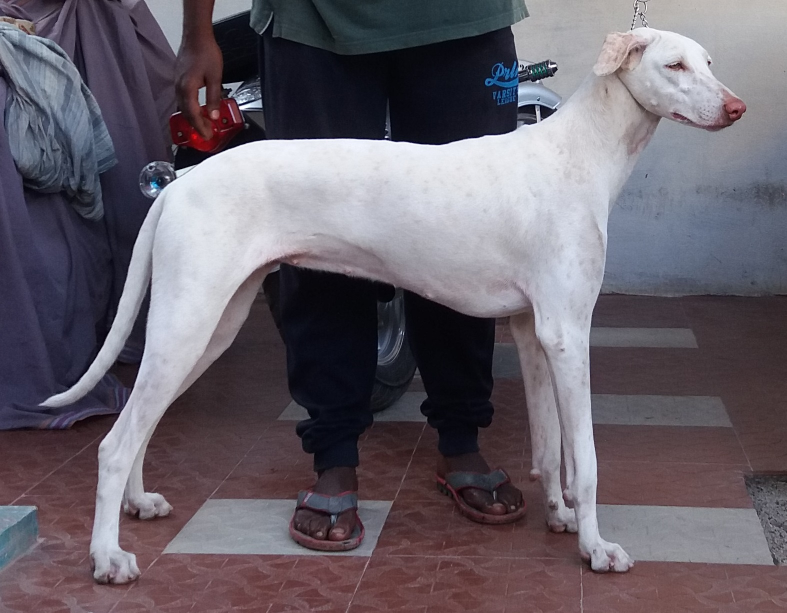
#> input picture images/%282%29%20Isha%20female%20rajapalayam.jpg, 1573 x 1225 px (shown at 1/2 size); its folder holds only this picture in this run
$ jupyter execute --allow-errors projetM.ipynb   (shell and % lines are left out)
#> lines starting #> are read from the running program, lines starting #| are printed output that depends on the picture
# Data collection

[cell 1]
import requests
import shutil
import os
import sys
import pandas as pd
from SPARQLWrapper import SPARQLWrapper, JSON

endpoint_url = "https://query.wikidata.org/sparql"

# Get towers
query = """SELECT DISTINCT ?tower ?towerLabel ?image {
  ?tower wdt:P31 wd:Q12518;
          wdt:P18 ?image.
    SERVICE wikibase:label { bd:serviceParam wikibase:language "fr". }
}
LIMIT 100"""


def get_results(endpoint_url, query):
    user_agent = "WDQS-example Python/%s.%s" % (
        sys.version_info[0],
        sys.version_info[1],
    )
    sparql = SPARQLWrapper(endpoint_url, agent=user_agent)
    sparql.setQuery(query)
    sparql.setReturnFormat(JSON)
    return sparql.query().convert()


array = []
#> (the rest of this cell did not finish here and is left out)

# Metadata / Labeling and Annotation

[cell 2]
import os
import json
from PIL import Image
from fractions import Fraction
from PIL.ExifTags import TAGS
import numpy as np
from sklearn.cluster import KMeans


# Create the users directory if it doesn't exist
if not os.path.exists('json'):
    os.makedirs('json')

# Clear file content at program start
open("json/image_tags.json", 'w').close()

def get_exif_data(img):
    exif_data = img.getexif()
    exif = {}
    if exif_data:
        for tag, value in exif_data.items():
            if tag in TAGS:
                if isinstance(value, bytes):
                    value = value.decode(errors='ignore')
                elif isinstance(value, (Fraction, int, float)):
                    value = str(value)
                elif isinstance(value, tuple):
                    value = tuple(str(v) for v in value)
                else:
                    value = str(value)
                exif[TAGS[tag]] = value
    return exif

def get_image_metadata(image_path):
    img = Image.open(image_path)
#> img is the input picture: PIL image 1573x1225 RGB; mean R, G, B 104.4, 97.6, 106.8
    img = img.convert("RGB")  # Ensure image is in RGB mode
    img_size = img.size
#> img_size = (1573, 1225)
    exif_data = get_exif_data(img)
#> the loop in get_exif_data, `for tag, value in exif_data.items():` made 12 passes
#> (tag, value) on passes 1 to 12: (256, '4128'), (257, '2322'), (34853, '3000'), (296, '2'), (34665, '224'), (271, 'samsung'), (272, 'SM-J500F'), (305, 'PhotoScape'), (306, '2017:03:26 17:20:07'), (531, '1'), (282, '72.0'), (283, '72.0')
#> after the loop in get_exif_data, `for tag, value in exif_data.items():`: exif = 12 items
#> exif_data = 12 items
    exif_data.pop('MakerNote', None)
    img = img.resize((100, 100))  # Resize to speed up processing
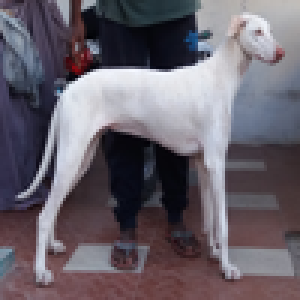
#> img: PIL image 100x100 RGB (shown 3 times larger); mean R, G, B 104.4, 97.6, 106.8
    img_array = np.array(img)
    img_array = img_array.reshape((img_array.shape[0] * img_array.shape[1], 3))

    kmeans = KMeans(n_clusters=5, n_init=10)
    kmeans.fit(img_array)

    # Get cluster colors
    main_color = kmeans.cluster_centers_
    metadata = {
        "filename": os.path.basename(image_path),
        "format": img.format,
        "size": img_size,
        "mode": img.mode,
        "orientation": "landscape" if img_size[0] > img_size[1] else "portrait",
        "orientation_id": 0 if img.width > img.height else 1,
        "exif": exif_data,
        "favorite_color": [main_color[i].tolist() for i in np.argsort(main_color.sum(axis=1))],
    }
    return metadata

def save_metadata_to_json(metadata, output_file="json/image_tags.json"):
    try:
        with open(output_file, 'r') as f:
            data = json.load(f)
    except (FileNotFoundError, json.JSONDecodeError):
        data = []

    data.append(metadata)

    with open(output_file, 'w', encoding='utf-8') as f:
        json.dump(data, f, ensure_ascii=False, indent=2)

image_files = [f"images/{f}" for f in os.listdir('images') if f.endswith(('.jpg', '.jpeg', '.png', '.JPG', '.JPEG', '.PNG'))]
for image_path in image_files:
    metadata = get_image_metadata(image_path)
#> metadata = 8 items
    save_metadata_to_json(metadata)
    print(f"Image metadata {image_path} saved.")

# Data Analysis

[cell 3]
import json
import os
import random

# Create the users directory if it doesn't exist
if not os.path.exists('json'):
    os.makedirs('json')

# Get metadata for all images
with open('json/image_tags.json', 'r') as f:
    metadata = json.load(f)

# Get all image filenames
image_filenames = [img['filename'] for img in metadata]

# Create a copy of image_filenames to draw from
available_images = image_filenames.copy()

# Dictionary to hold user data
users_data = {}

# For each user (1 to 5)
#> (the rest of this cell did not finish here and is left out)

## User favorite...

### ...Color

[cell 4]
import json
import numpy as np
from sklearn.cluster import KMeans

# Load user data
#> (the rest of this cell did not finish here and is left out)

### ...Orientation

[cell 5]
import os
import json

# Get metadata for all images
with open('json/image_tags.json', 'r') as f:
    metadata = json.load(f)

# Get users info
#> (the rest of this cell did not finish here and is left out)

### ...Size

[cell 6]
import json
import numpy as np

# Load image metadata
with open('json/image_tags.json', 'r') as f:
    image_metadata = json.load(f)

# Calculate average image size to determine size categories
sizes = [w * h for img in image_metadata for w, h in [img['size']]]
avg_size = np.mean(sizes)

# Load user data
#> (the rest of this cell did not finish here and is left out)

# Data visualization

## Trending informations

[cell 7]
import seaborn as sns
from collections import Counter
import numpy as np
import math
from sklearn.cluster import KMeans, MiniBatchKMeans
import matplotlib.pyplot as plt
from sklearn.preprocessing import scale, minmax_scale

with open('json/image_tags.json', 'r') as f:
    image_metadata = json.load(f)


def load_informations(image_metadata):
    # Number of images available for each year
    years = [img['exif'].get('DateTime', 'Unknown').split(':')[0] for img in image_metadata]
    year_counts = Counter(years)

    # Number of images available for different sizes
    sizes = [img['size'] for img in image_metadata]
    size_categories = ['thumbnail' if w * h < avg_size * 0.5 else 'medium' if w * h < avg_size else 'large' if w * h < avg_size * 1.5 else 'very large' for w, h in sizes]
    size_counts = Counter(size_categories)

    # Number of images available for different orientations
    orientations = [img['orientation'] for img in image_metadata]
    orientation_counts = Counter(orientations)

    # Number of images available for different camera models
    camera_models = [img['exif'].get('Model', 'Unknown') for img in image_metadata]
    camera_model_counts = Counter(camera_models)
    return year_counts, size_counts, orientation_counts, camera_model_counts

def display_grid(year_counts, size_counts, orientation_counts, camera_model_counts):
    fig, axes = plt.subplots(nrows=2, ncols=2, figsize=(20, 20))

    # Number of images available for each year
    sns.barplot(ax=axes[0, 0], x=list(year_counts.keys()), y=list(year_counts.values()))
    axes[0, 0].set_title('Number of images available for each year')
    axes[0, 0].set_xlabel('Year')
    axes[0, 0].set_ylabel('Number of images')
    axes[0, 0].tick_params(axis='x', rotation=45)

    # Number of images available for different sizes
    sns.barplot(ax=axes[0, 1], x=list(size_counts.keys()), y=list(size_counts.values()))
    axes[0, 1].set_title('Number of images available for different sizes')
    axes[0, 1].set_xlabel('Image size')
    axes[0, 1].set_ylabel('Number of images')

    # Number of images available for different orientations
    axes[1, 0].pie(orientation_counts.values(), labels=orientation_counts.keys(), autopct='%1.1f%%', startangle=140)
    axes[1, 0].set_title('Distribution of image orientations')

    # Number of images available for different camera models
    sns.barplot(ax=axes[1, 1], x=list(camera_model_counts.keys()), y=list(camera_model_counts.values()))
    axes[1, 1].set_title('Number of images available for different camera models')
    axes[1, 1].set_xlabel('Camera model')
    axes[1, 1].set_ylabel('Number of images')
    axes[1, 1].tick_params(axis='x', rotation=90)

    plt.tight_layout()
    plt.show()
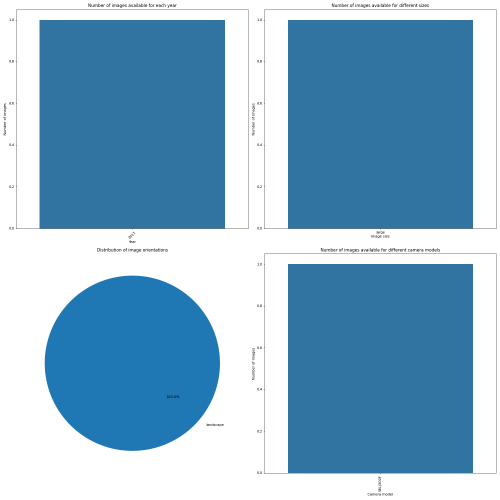
#> figure drawn by matplotlib, 4 panels

year_counts, size_counts, orientation_counts, camera_model_counts = load_informations(image_metadata)
display_grid(year_counts, size_counts, orientation_counts, camera_model_counts)
# [48 lines left out: function color_info, not called in this run]

# 3D display of image averages
def display_3d(image_metadata, cluster_count=10):
    all_colors = [color for img in image_metadata for color in img['favorite_color']]
    all_colors = np.array(all_colors, dtype=np.uint8)

    clusters = MiniBatchKMeans(n_clusters=cluster_count, n_init=2)
    clusters.fit(all_colors)

    unique, frequency = np.unique(clusters.labels_, return_counts=True)
    scaled_frequency = minmax_scale(frequency, feature_range=(50, 2000))

    colors = [
        "#%02x%02x%02x" % (
            math.ceil(clusters.cluster_centers_[i][0]),
            math.ceil(clusters.cluster_centers_[i][1]),
            math.ceil(clusters.cluster_centers_[i][2])
        ) for i in range(len(clusters.cluster_centers_))
    ]

    fig = plt.figure(figsize=(8, 8))
    ax = fig.add_subplot(111, projection='3d')
    ax.scatter(
        clusters.cluster_centers_[:, 0],
        clusters.cluster_centers_[:, 1],
        clusters.cluster_centers_[:, 2],
        c=colors,
        s=scaled_frequency
    )
    ax.set_xlabel('R')
    ax.set_ylabel('G')
    ax.set_zlabel('B')
    plt.title('3D display of average image colors')
    plt.show()

#> (the rest of this cell did not finish here and is left out)

## Favorite data visualization

[cell 8]
def display_user_info(user_id):
    # Load user data
    with open('json/users.json', 'r') as f:
        users_data = json.load(f)

    # Load image metadata
    with open('json/image_tags.json', 'r') as f:
        image_metadata = json.load(f)

    # Check if user exists
    if user_id not in users_data:
        print(f"User {user_id} does not exist.")
        return

    user_data = users_data[user_id]
    user_images = user_data['images']

    users_image_metadata = [img for img in image_metadata if img['filename'] in user_images]

    # Display user information
    print(f"Information for {user_id}:")
    print(f"Favorite images: {user_images}")
    print(f"Favorite color: {user_data['additional_info'].get('favorite_color', 'Not available')}")
    print(f"Favorite orientation: {user_data['additional_info'].get('orientation_favorite', 'Not available')}")
    print(f"Favorite size: {user_data['additional_info'].get('favorite_size', 'Not available')}")

    # Reset the variables corresponding to the photo information
    global year_counts, size_counts, orientation_counts, camera_model_counts

    year_counts, size_counts, orientation_counts, camera_model_counts = load_informations(users_image_metadata)
    display_grid(year_counts, size_counts, orientation_counts, camera_model_counts)
    color_info(users_image_metadata, cluster_count=10)
    display_3d(users_image_metadata, cluster_count=10)

# Display information for first 2 users
#> (the rest of this cell did not finish here and is left out)

# Recommandations

[cell 9]
from sklearn.metrics.pairwise import cosine_similarity
import numpy as np
import json
from PIL import Image

# Load user data
#> (the rest of this cell did not finish here and is left out)

# Tests

[cell 10]
import json
import os
import numpy as np
from sklearn.metrics.pairwise import cosine_similarity
from PIL import Image
import matplotlib.pyplot as plt

# Load user data
def load_json(filename):
    try:
        with open(filename, 'r', encoding='utf-8') as f:
            return json.load(f)
    except (FileNotFoundError, json.JSONDecodeError):
        print(f"Error: {filename} is missing or corrupted.")
        return None

users_data = load_json('json/users.json')
image_metadata = load_json('json/image_tags.json')

# Debugging: Ensure data is loaded
if users_data is not None and image_metadata is not None:
    print("Data Loading: OK")
    print(f"Loaded {len(users_data)} users and {len(image_metadata)} images")

# Check the structure of metadata
def validate_metadata(image_metadata):
    errors = []
    for img in image_metadata:
        if 'filename' not in img:
            errors.append(f"Image missing filename: {img}")
        if 'size' not in img or len(img['size']) != 2:
            errors.append(f"Invalid size data for {img.get('filename', 'Unknown')}")
        if 'orientation_id' not in img:
            errors.append(f"Missing orientation_id for {img.get('filename', 'Unknown')}")
        if 'favorite_color' not in img or not img['favorite_color']:
            errors.append(f"Missing color data for {img.get('filename', 'Unknown')}")

    if errors:
        print("\nMetadata Errors Found:")
        for err in errors:
            print(f"- {err}")
    else:
        print("Metadata Validation: OK")
        print(f"All {len(image_metadata)} images have complete metadata")

validate_metadata(image_metadata)

# Extract features and validate
def extract_features(image_data):
    first_color = np.mean(image_data['favorite_color'][0]) if isinstance(image_data['favorite_color'][0], list) else image_data['favorite_color'][0]
    second_color = 0
    if len(image_data['favorite_color']) > 1:
        second_color = np.mean(image_data['favorite_color'][1]) if isinstance(image_data['favorite_color'][1], list) else image_data['favorite_color'][1]

    features = [
        first_color,
        second_color,
        image_data['orientation_id'],
        image_data['size'][0] * image_data['size'][1]
    ]
    return features

image_features = {img['filename']: extract_features(img) for img in image_metadata}

# Debugging: Check feature extraction
if len(image_features) > 0:
    print("Feature Extraction: OK")
    print(f"Features extracted for {len(image_features)} images")

# Create user profile and validate
# [10 lines left out: function create_user_profile, not called in this run]

#> (the rest of this cell did not finish here and is left out)

$ run again, on images/618736210a13.jpg
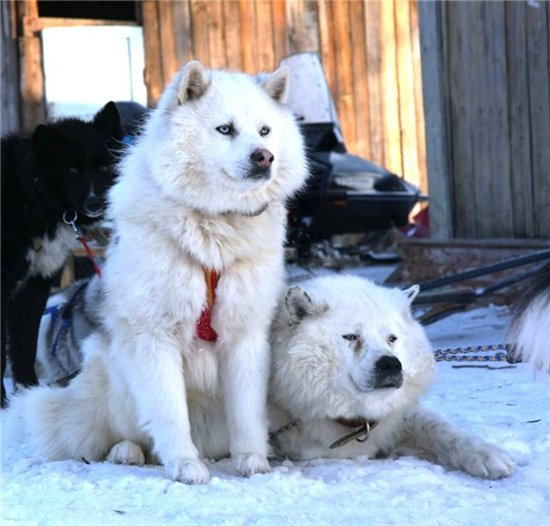
#> input picture images/618736210a13.jpg, 550 x 526 px
#> in get_image_metadata, img is the input picture: PIL image 550x526 RGB; mean R, G, B 143.1, 151.3, 164
#> exif_data = 0 items
#> in get_image_metadata, `img = img.resize((100, 100))`:
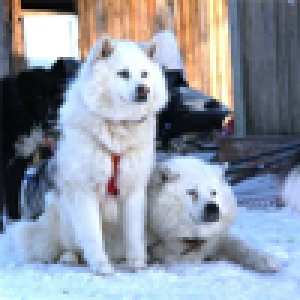
#> img: PIL image 100x100 RGB (shown 3 times larger); mean R, G, B 143, 151.2, 164
#> metadata = 8 items
#> in display_grid, `plt.show()`:
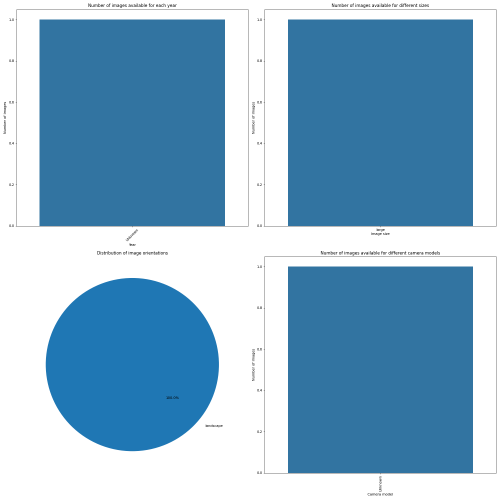
#> figure drawn by matplotlib, 4 panels

$ run again, on images/A%20Havanese%20judging.jpg
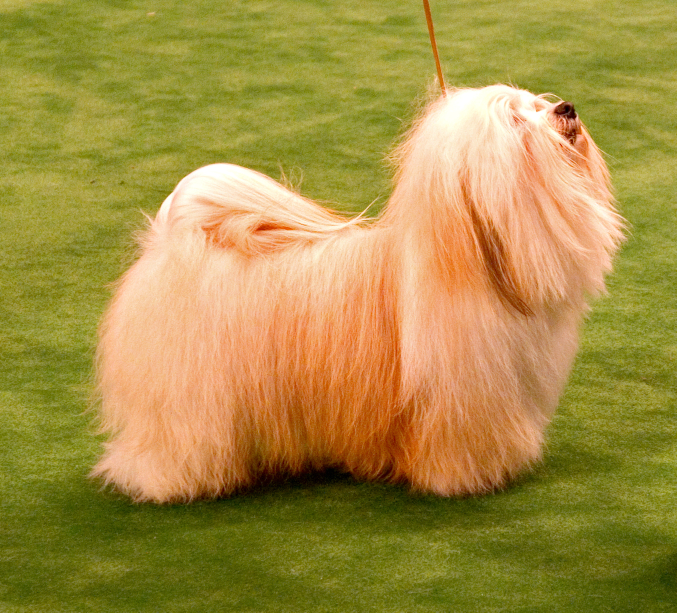
#> input picture images/A%20Havanese%20judging.jpg, 1353 x 1225 px (shown at 1/2 size)
#> in get_image_metadata, img is the input picture: PIL image 1353x1225 RGB; mean R, G, B 165.5, 142.7, 67.7
#> the loop in get_exif_data, `for tag, value in exif_data.items():` made 10 passes
#> (tag, value) on passes 1, 2, 3, 4, 5, 7, 8, 9: (296, '2'), (34665, '228'), (34858, ('-5', '-5')), (271, 'Canon'), (272, 'Canon EOS DIGITAL REBEL'), (274, '1'), (306, '2009:02:15 12:00:32'), (282, '240.0')
#> after the loop in get_exif_data, `for tag, value in exif_data.items():`: exif = 10 items
#> in get_image_metadata, `img = img.resize((100, 100))`:
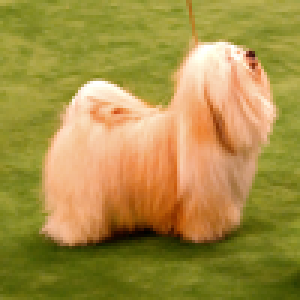
#> img: PIL image 100x100 RGB (shown 3 times larger); mean R, G, B 165.5, 142.7, 67.7
#> metadata = 8 items
#> in display_grid, `plt.show()`:
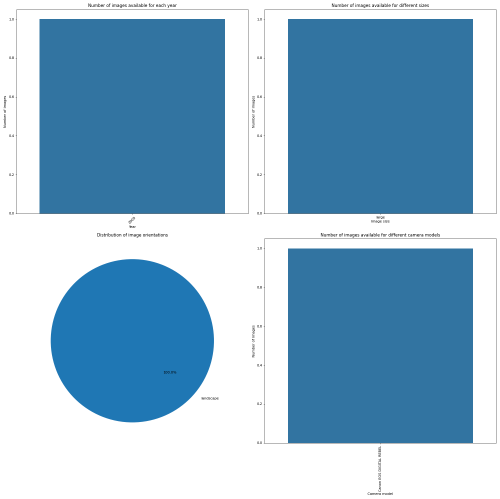
#> figure drawn by matplotlib, 4 panels

$ run again, on images/AM.Suma.jpg
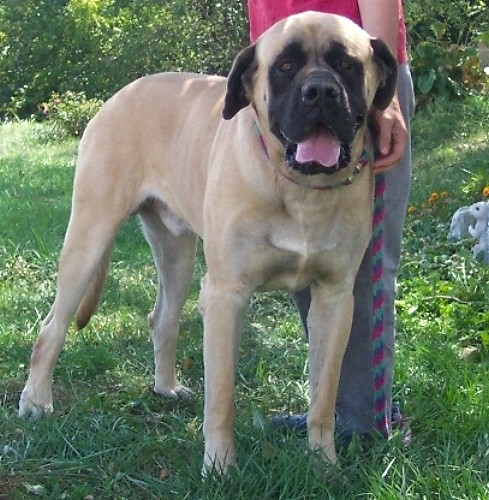
#> input picture images/AM.Suma.jpg, 489 x 500 px
#> in get_image_metadata, img is the input picture: PIL image 489x500 RGB; mean R, G, B 105.6, 118.9, 100.2
#> the loop in get_exif_data, `for tag, value in exif_data.items():` made 8 passes
#> (tag, value) on passes 1 to 8: (296, '2'), (34665, '500'), (271, 'EASTMAN KODAK COMPANY'), (272, 'KODAK DX4330 DIGITAL CAMERA'), (274, '1'), (531, '1'), (282, '230.0'), (283, '230.0')
#> after the loop in get_exif_data, `for tag, value in exif_data.items():`: exif = {'ResolutionUnit': '2', 'ExifOffset': '500', 'Make': 'EASTMAN KODAK COMPANY', 'Model': 'KODAK DX4330 DIGITAL CAMERA', 'Orientation': '1', 'YCbCrPositioning': '1', 'XResolution': '230.0', 'YResolution': '230.0'}
#> exif_data has the same summary as exif in get_exif_data
#> in get_image_metadata, `img = img.resize((100, 100))`:
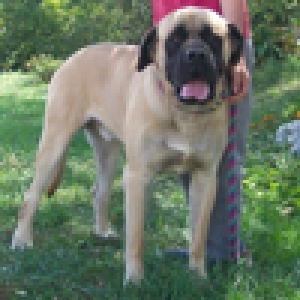
#> img: PIL image 100x100 RGB (shown 3 times larger); mean R, G, B 105.6, 118.9, 100.2
#> metadata = 8 items
#> in display_grid, `plt.show()`:
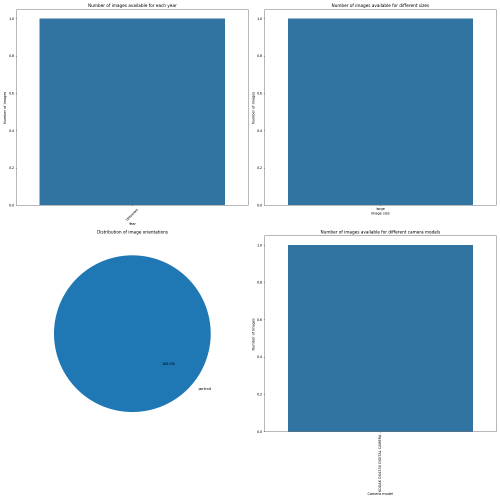
#> figure drawn by matplotlib, 4 panels

$ run again, on images/02.%20Bheem%20the%20male%20rajapalayam.jpg
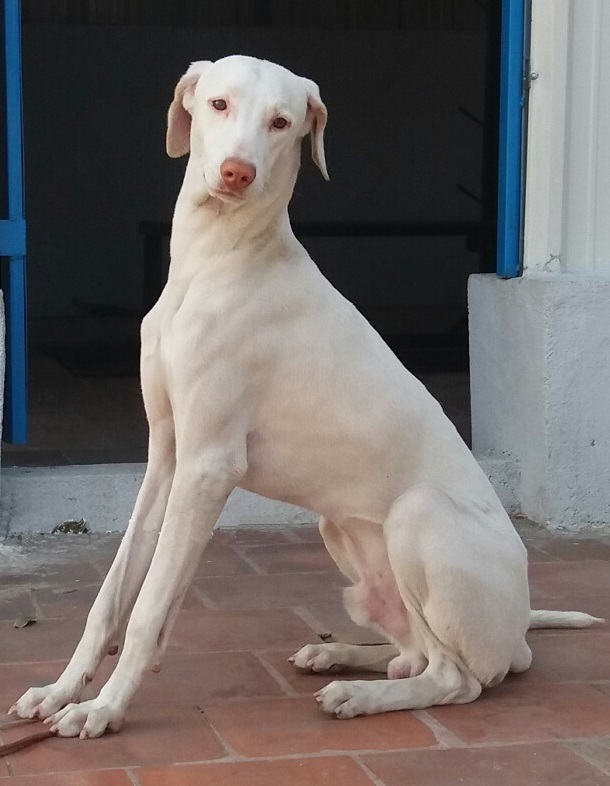
#> input picture images/02.%20Bheem%20the%20male%20rajapalayam.jpg, 610 x 786 px
#> in get_image_metadata, img is the input picture: PIL image 610x786 RGB; mean R, G, B 112.2, 106, 103.8
#> the loop in get_exif_data, `for tag, value in exif_data.items():` made 7 passes
#> (tag, value) on passes 1 to 7: (34853, '190'), (296, '2'), (34665, '146'), (305, 'PhotoScape'), (306, '2018:02:16 17:25:16'), (282, '72.0'), (283, '72.0')
#> after the loop in get_exif_data, `for tag, value in exif_data.items():`: exif = {'GPSInfo': '190', 'ResolutionUnit': '2', 'ExifOffset': '146', 'Software': 'PhotoScape', 'DateTime': '2018:02:16 17:25:16', 'XResolution': '72.0', 'YResolution': '72.0'}
#> exif_data has the same summary as exif in get_exif_data
#> in get_image_metadata, `img = img.resize((100, 100))`:
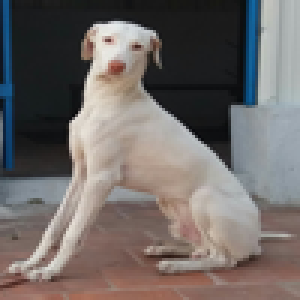
#> img: PIL image 100x100 RGB (shown 3 times larger); mean R, G, B 112.2, 106, 103.8
#> metadata = 8 items
#> in display_grid, `plt.show()`:
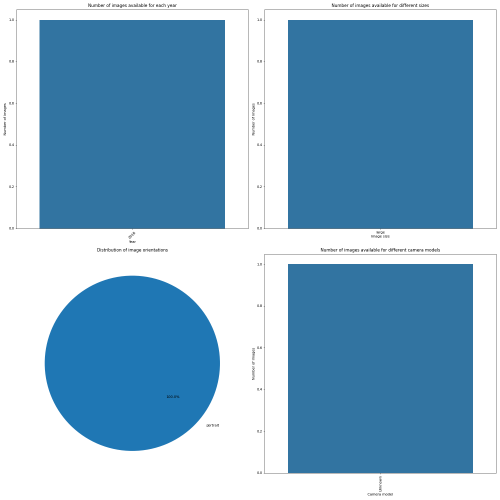
#> figure drawn by matplotlib, 4 panels
